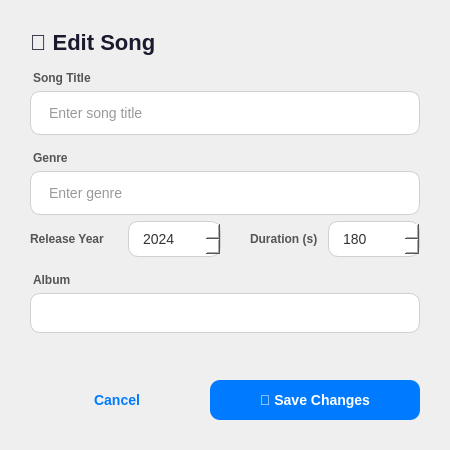
<?xml version="1.0" encoding="UTF-8"?>
<ui version="4.0">
 <class>EditSongDialog</class>
 <widget class="QDialog" name="EditSongDialog">
  <property name="geometry">
   <rect>
    <x>0</x>
    <y>0</y>
    <width>450</width>
    <height>450</height>
   </rect>
  </property>
  <property name="windowTitle">
   <string>Edit Song</string>
  </property>
  <property name="styleSheet">
   <string notr="true">
    QDialog {
        background: qlineargradient(
            x1: 0, y1: 0,
            x2: 1, y2: 1,
            stop: 0 #F5F5F5,
            stop: 1 #E0E0E0
        );
    }
   </string>
  </property>
  <layout class="QVBoxLayout" name="verticalLayout">
   <property name="leftMargin">
    <number>30</number>
   </property>
   <property name="topMargin">
    <number>30</number>
   </property>
   <property name="rightMargin">
    <number>30</number>
   </property>
   <property name="bottomMargin">
    <number>30</number>
   </property>
   <item>
    <widget class="QLabel" name="titleLabel">
     <property name="text">
      <string>🎵 Edit Song</string>
     </property>
     <property name="styleSheet">
      <string notr="true">
       color: #1A1A2E;
       font-size: 22px;
       font-weight: 700;
       font-family: "Segoe UI", sans-serif;
      </string>
     </property>
    </widget>
   </item>
   <item>
    <widget class="QLabel" name="titleLabel2">
     <property name="text">
      <string>Song Title</string>
     </property>
     <property name="styleSheet">
      <string notr="true">
       color: #555555;
       font-size: 12px;
       font-weight: 600;
       font-family: "Segoe UI", sans-serif;
       margin-top: 10px;
      </string>
     </property>
    </widget>
   </item>
   <item>
    <widget class="QLineEdit" name="titleEdit">
     <property name="placeholderText">
      <string>Enter song title</string>
     </property>
     <property name="styleSheet">
      <string notr="true">
       QLineEdit {
           background-color: #FFFFFF;
           border: 1px solid #D0D0D0;
           border-radius: 10px;
           color: #333333;
           font-size: 14px;
           padding: 12px 16px;
           font-family: "Segoe UI", sans-serif;
       }
       QLineEdit:focus {
           border-color: #007AFF;
       }
      </string>
     </property>
    </widget>
   </item>
   <item>
    <widget class="QLabel" name="genreLabel">
     <property name="text">
      <string>Genre</string>
     </property>
     <property name="styleSheet">
      <string notr="true">
       color: #555555;
       font-size: 12px;
       font-weight: 600;
       font-family: "Segoe UI", sans-serif;
       margin-top: 10px;
      </string>
     </property>
    </widget>
   </item>
   <item>
    <widget class="QLineEdit" name="genreEdit">
     <property name="placeholderText">
      <string>Enter genre</string>
     </property>
     <property name="styleSheet">
      <string notr="true">
       QLineEdit {
           background-color: #FFFFFF;
           border: 1px solid #D0D0D0;
           border-radius: 10px;
           color: #333333;
           font-size: 14px;
           padding: 12px 16px;
           font-family: "Segoe UI", sans-serif;
       }
       QLineEdit:focus {
           border-color: #007AFF;
       }
      </string>
     </property>
    </widget>
   </item>
   <item>
    <layout class="QHBoxLayout" name="yearDurationLayout">
     <item>
      <widget class="QLabel" name="yearLabel">
       <property name="text">
        <string>Release Year</string>
       </property>
       <property name="styleSheet">
        <string notr="true">
         color: #555555;
         font-size: 12px;
         font-weight: 600;
         font-family: "Segoe UI", sans-serif;
        </string>
       </property>
      </widget>
     </item>
     <item>
      <widget class="QSpinBox" name="yearSpin">
       <property name="minimum">
        <number>1900</number>
       </property>
       <property name="maximum">
        <number>2030</number>
       </property>
       <property name="value">
        <number>2024</number>
       </property>
       <property name="styleSheet">
        <string notr="true">
         QSpinBox {
             background-color: #FFFFFF;
             border: 1px solid #D0D0D0;
             border-radius: 10px;
             color: #333333;
             font-size: 14px;
             padding: 8px 12px;
             font-family: "Segoe UI", sans-serif;
         }
         QSpinBox:focus {
             border-color: #007AFF;
         }
        </string>
       </property>
      </widget>
     </item>
     <item>
      <widget class="QLabel" name="durationLabel">
       <property name="text">
        <string>Duration (s)</string>
       </property>
       <property name="styleSheet">
        <string notr="true">
         color: #555555;
         font-size: 12px;
         font-weight: 600;
         font-family: "Segoe UI", sans-serif;
         margin-left: 20px;
        </string>
       </property>
      </widget>
     </item>
     <item>
      <widget class="QSpinBox" name="durationSpin">
       <property name="minimum">
        <number>5</number>
       </property>
       <property name="maximum">
        <number>600</number>
       </property>
       <property name="value">
        <number>180</number>
       </property>
       <property name="styleSheet">
        <string notr="true">
         QSpinBox {
             background-color: #FFFFFF;
             border: 1px solid #D0D0D0;
             border-radius: 10px;
             color: #333333;
             font-size: 14px;
             padding: 8px 12px;
             font-family: "Segoe UI", sans-serif;
         }
         QSpinBox:focus {
             border-color: #007AFF;
         }
        </string>
       </property>
      </widget>
     </item>
    </layout>
   </item>
   <item>
    <widget class="QLabel" name="albumLabel">
     <property name="text">
      <string>Album</string>
     </property>
     <property name="styleSheet">
      <string notr="true">
       color: #555555;
       font-size: 12px;
       font-weight: 600;
       font-family: "Segoe UI", sans-serif;
       margin-top: 10px;
      </string>
     </property>
    </widget>
   </item>
   <item>
    <widget class="QComboBox" name="albumCombo">
     <property name="styleSheet">
      <string notr="true">
       QComboBox {
           background-color: #FFFFFF;
           border: 1px solid #D0D0D0;
           border-radius: 10px;
           color: #333333;
           font-size: 14px;
           padding: 10px 16px;
           font-family: "Segoe UI", sans-serif;
       }
       QComboBox:focus {
           border-color: #007AFF;
       }
       QComboBox::drop-down {
           border: none;
       }
      </string>
     </property>
    </widget>
   </item>
   <item>
    <spacer name="verticalSpacer">
     <property name="orientation">
      <enum>Qt::Vertical</enum>
     </property>
     <property name="sizeHint" stdset="0">
      <size>
       <width>20</width>
       <height>20</height>
      </size>
     </property>
    </spacer>
   </item>
   <item>
    <layout class="QHBoxLayout" name="buttonLayout">
     <item>
      <widget class="QPushButton" name="cancelBtn">
       <property name="text">
        <string>Cancel</string>
       </property>
       <property name="styleSheet">
        <string notr="true">
         QPushButton {
             background-color: transparent;
             border: none;
             color: #007AFF;
             font-family: "Segoe UI", sans-serif;
             font-size: 14px;
             font-weight: 500;
             padding: 10px 20px;
         }
         QPushButton:hover {
             text-decoration: underline;
         }
        </string>
       </property>
      </widget>
     </item>
     <item>
      <widget class="QPushButton" name="saveBtn">
       <property name="text">
        <string>💾 Save Changes</string>
       </property>
       <property name="styleSheet">
        <string notr="true">
         QPushButton {
             background-color: #007AFF;
             border: none;
             border-radius: 10px;
             color: #FFFFFF;
             font-family: "Segoe UI", sans-serif;
             font-size: 14px;
             font-weight: 600;
             padding: 12px 30px;
             min-width: 150px;
         }
         QPushButton:hover {
             background-color: #0055CC;
         }
         QPushButton:pressed {
             background-color: #003399;
         }
        </string>
       </property>
      </widget>
     </item>
    </layout>
   </item>
  </layout>
 </widget>
 <resources/>
 <connections/>
</ui>
